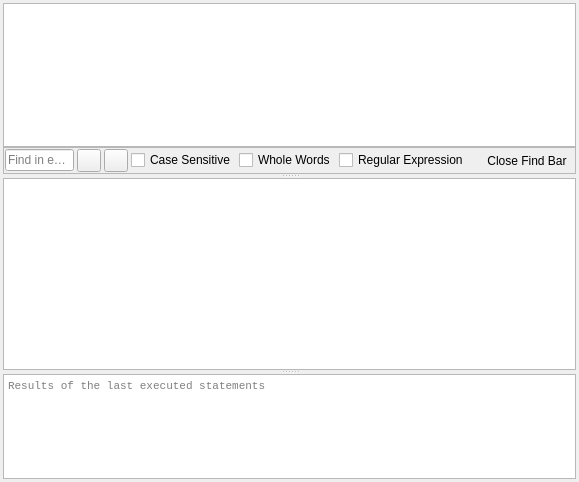
<?xml version="1.0" encoding="UTF-8"?>
<ui version="4.0">
 <class>SqlExecutionArea</class>
 <widget class="QWidget" name="SqlExecutionArea">
  <property name="geometry">
   <rect>
    <x>0</x>
    <y>0</y>
    <width>579</width>
    <height>482</height>
   </rect>
  </property>
  <property name="windowTitle">
   <string>Form</string>
  </property>
  <layout class="QHBoxLayout" name="horizontalLayout_2">
   <property name="spacing">
    <number>3</number>
   </property>
   <property name="leftMargin">
    <number>3</number>
   </property>
   <property name="topMargin">
    <number>3</number>
   </property>
   <property name="rightMargin">
    <number>3</number>
   </property>
   <property name="bottomMargin">
    <number>3</number>
   </property>
   <item>
    <widget class="QSplitter" name="splitter">
     <property name="orientation">
      <enum>Qt::Vertical</enum>
     </property>
     <property name="childrenCollapsible">
      <bool>false</bool>
     </property>
     <widget class="QWidget" name="widget">
      <layout class="QVBoxLayout" name="verticalLayout">
       <property name="spacing">
        <number>0</number>
       </property>
       <item>
        <widget class="SqlTextEdit" name="editEditor"/>
       </item>
       <item>
        <widget class="QFrame" name="findFrame">
         <property name="maximumSize">
          <size>
           <width>16777215</width>
           <height>31</height>
          </size>
         </property>
         <property name="frameShape">
          <enum>QFrame::StyledPanel</enum>
         </property>
         <property name="frameShadow">
          <enum>QFrame::Raised</enum>
         </property>
         <layout class="QGridLayout">
          <property name="leftMargin">
           <number>1</number>
          </property>
          <property name="topMargin">
           <number>1</number>
          </property>
          <property name="rightMargin">
           <number>1</number>
          </property>
          <property name="bottomMargin">
           <number>1</number>
          </property>
          <property name="spacing">
           <number>3</number>
          </property>
          <item row="0" column="1">
           <widget class="QToolButton" name="previousToolButton">
            <property name="toolTip">
             <string>Find previous match [Shift+F3]</string>
            </property>
            <property name="whatsThis">
             <string>Find previous match with wrapping</string>
            </property>
            <property name="icon">
             <iconset resource="icons/icons.qrc">
              <normaloff>:/icons/up</normaloff>:/icons/up</iconset>
            </property>
            <property name="shortcut">
             <string>Shift+F3</string>
            </property>
           </widget>
          </item>
          <item row="0" column="8">
           <spacer>
            <property name="orientation">
             <enum>Qt::Horizontal</enum>
            </property>
           </spacer>
          </item>
          <item row="0" column="4">
           <widget class="QCheckBox" name="wholeWordsCheckBox">
            <property name="whatsThis">
             <string>The found pattern must be a whole word</string>
            </property>
            <property name="text">
             <string>Whole Words</string>
            </property>
           </widget>
          </item>
          <item row="0" column="0">
           <widget class="QLineEdit" name="findLineEdit">
            <property name="contextMenuPolicy">
             <enum>Qt::DefaultContextMenu</enum>
            </property>
            <property name="whatsThis">
             <string>Text pattern to find considering the checks in this frame</string>
            </property>
            <property name="placeholderText">
             <string>Find in editor</string>
            </property>
            <property name="clearButtonEnabled">
             <bool>true</bool>
            </property>
           </widget>
          </item>
          <item row="0" column="3">
           <widget class="QCheckBox" name="caseCheckBox">
            <property name="whatsThis">
             <string>The found pattern must match in letter case</string>
            </property>
            <property name="text">
             <string>Case Sensitive</string>
            </property>
           </widget>
          </item>
          <item row="0" column="2">
           <widget class="QToolButton" name="nextToolButton">
            <property name="toolTip">
             <string>Find next match [Enter, F3]</string>
            </property>
            <property name="whatsThis">
             <string>Find next match with wrapping</string>
            </property>
            <property name="icon">
             <iconset resource="icons/icons.qrc">
              <normaloff>:/icons/down</normaloff>:/icons/down</iconset>
            </property>
            <property name="shortcut">
             <string>F3</string>
            </property>
           </widget>
          </item>
          <item row="0" column="5">
           <widget class="QCheckBox" name="regexpCheckBox">
            <property name="toolTip">
             <string>Interpret search pattern as a regular expression</string>
            </property>
            <property name="whatsThis">
             <string>&lt;html&gt;&lt;head/&gt;&lt;body&gt;&lt;p&gt;When checked, the pattern to find is interpreted as a UNIX regular expression. See &lt;a href=&quot;https://en.wikibooks.org/wiki/Regular_Expressions&quot;&gt;Regular Expression in Wikibooks&lt;/a&gt;.&lt;/p&gt;&lt;/body&gt;&lt;/html&gt;</string>
            </property>
            <property name="text">
             <string>Regular Expression</string>
            </property>
           </widget>
          </item>
          <item row="0" column="6">
           <spacer name="horizontalSpacer">
            <property name="orientation">
             <enum>Qt::Horizontal</enum>
            </property>
            <property name="sizeHint" stdset="0">
             <size>
              <width>40</width>
              <height>20</height>
             </size>
            </property>
           </spacer>
          </item>
          <item row="0" column="9">
           <widget class="QToolButton" name="hideFindButton">
            <property name="toolTip">
             <string>Close Find Bar</string>
            </property>
            <property name="text">
             <string>Close Find Bar</string>
            </property>
            <property name="icon">
             <iconset resource="icons/icons.qrc">
              <normaloff>:/icons/close</normaloff>:/icons/close</iconset>
            </property>
            <property name="autoRaise">
             <bool>true</bool>
            </property>
           </widget>
          </item>
         </layout>
        </widget>
       </item>
      </layout>
     </widget>
     <widget class="QSplitter" name="splitter_2">
      <property name="orientation">
       <enum>Qt::Vertical</enum>
      </property>
      <property name="childrenCollapsible">
       <bool>false</bool>
      </property>
      <widget class="ExtendedTableWidget" name="tableResult">
       <property name="editTriggers">
        <set>QAbstractItemView::NoEditTriggers</set>
       </property>
      </widget>
      <widget class="QTextEdit" name="editErrors">
       <property name="sizePolicy">
        <sizepolicy hsizetype="Expanding" vsizetype="Expanding">
         <horstretch>0</horstretch>
         <verstretch>120</verstretch>
        </sizepolicy>
       </property>
       <property name="font">
        <font>
         <family>Monospace</family>
         <pointsize>8</pointsize>
        </font>
       </property>
       <property name="acceptDrops">
        <bool>false</bool>
       </property>
       <property name="toolTip">
        <string>&lt;html&gt;&lt;head/&gt;&lt;body&gt;&lt;p&gt;Results of the last executed statements.&lt;/p&gt;&lt;p&gt;You may want to collapse this panel and use the &lt;span style=&quot; font-style:italic;&quot;&gt;SQL Log&lt;/span&gt; dock with &lt;span style=&quot; font-style:italic;&quot;&gt;User&lt;/span&gt; selection instead.&lt;/p&gt;&lt;/body&gt;&lt;/html&gt;</string>
       </property>
       <property name="whatsThis">
        <string>This field shows the results and status codes of the last executed statements.</string>
       </property>
       <property name="frameShape">
        <enum>QFrame::StyledPanel</enum>
       </property>
       <property name="frameShadow">
        <enum>QFrame::Sunken</enum>
       </property>
       <property name="tabChangesFocus">
        <bool>true</bool>
       </property>
       <property name="undoRedoEnabled">
        <bool>false</bool>
       </property>
       <property name="readOnly">
        <bool>true</bool>
       </property>
       <property name="placeholderText">
        <string>Results of the last executed statements</string>
       </property>
      </widget>
     </widget>
    </widget>
   </item>
  </layout>
 </widget>
 <customwidgets>
  <customwidget>
   <class>SqlTextEdit</class>
   <extends>QTextEdit</extends>
   <header>sqltextedit.h</header>
   <container>1</container>
  </customwidget>
  <customwidget>
   <class>ExtendedTableWidget</class>
   <extends>QTableWidget</extends>
   <header>ExtendedTableWidget.h</header>
   <slots>
    <signal>foreignKeyClicked(QString,QString,QByteArray)</signal>
    <signal>foreignKeyClicked(sqlb::ObjectIdentifier,QString,QByteArray)</signal>
   </slots>
  </customwidget>
 </customwidgets>
 <tabstops>
  <tabstop>editEditor</tabstop>
  <tabstop>findLineEdit</tabstop>
  <tabstop>tableResult</tabstop>
  <tabstop>editErrors</tabstop>
  <tabstop>previousToolButton</tabstop>
  <tabstop>nextToolButton</tabstop>
  <tabstop>caseCheckBox</tabstop>
  <tabstop>wholeWordsCheckBox</tabstop>
 </tabstops>
 <resources>
  <include location="icons/icons.qrc"/>
 </resources>
 <connections/>
 <slots>
  <slot>saveAsCsv()</slot>
  <slot>saveAsJson()</slot>
  <slot>saveAsView()</slot>
 </slots>
</ui>
